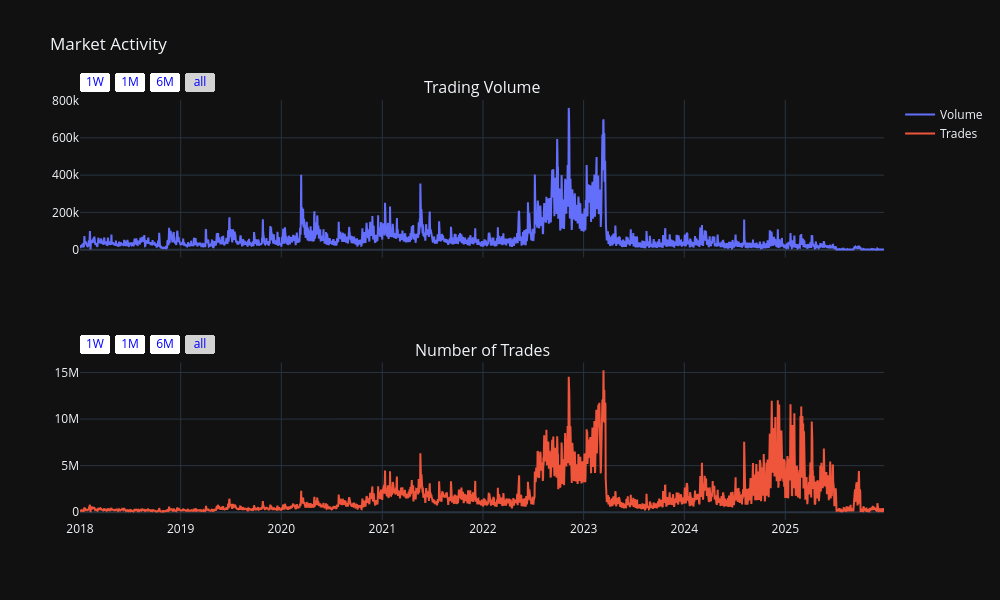

Source (notebook cell):
### Code cell
# VISUALIZATION - MARKET ACTIVITY

fig = make_subplots(
    rows=2, cols=1,
    subplot_titles=("Trading Volume", "Number of Trades"),
    shared_xaxes=True
)

fig.add_trace(go.Scatter(
    x=df.index, y=df['Volume'],
    mode='lines', name='Volume'
), row=1, col=1)

fig.add_trace(go.Scatter(
    x=df.index, y=df['Number of trades'],
    mode='lines', name='Trades'
), row=2, col=1)

fig.update_layout(
    height=600,
    width=1000,
    title_text="Market Activity",
    template="plotly_dark"
)

fig.update_xaxes(
    rangeselector=dict(
        buttons=[
            dict(count=7, label="1W", step="day", stepmode="backward"),
            dict(count=1, label="1M", step="month", stepmode="backward"),
            dict(count=6, label="6M", step="month", stepmode="backward"),
            dict(step="all")
        ],
        font=dict(color="blue"),
        bgcolor="white",
        activecolor="lightgray"
    )
)

fig.show()

### Figure 1 — Plotly figure (JSON) as saved in the notebook; plotly's stock layout.template omitted (floating-point values rounded to 4 significant figures; data arrays with more than 128 entries replaced by an {"elided": "..."} marker saying what was removed)
{"data": [{"mode": "lines", "name": "Volume", "type": "scatter", "x": {"elided": "2916 str values"}, "xaxis": "x", "y": {"elided": "2916 float values"}, "yaxis": "y"}, {"mode": "lines", "name": "Trades", "type": "scatter", "x": {"elided": "2916 str values"}, "xaxis": "x2", "y": {"elided": "2916 int values"}, "yaxis": "y2"}], "layout": {"annotations": [{"font": {"size": 16}, "showarrow": false, "text": "Trading Volume", "x": 0.5, "xanchor": "center", "xref": "paper", "y": 1, "yanchor": "bottom", "yref": "paper"}, {"font": {"size": 16}, "showarrow": false, "text": "Number of Trades", "x": 0.5, "xanchor": "center", "xref": "paper", "y": 0.375, "yanchor": "bottom", "yref": "paper"}], "height": 600, "title": {"text": "Market Activity"}, "width": 1000, "xaxis": {"anchor": "y", "domain": [0, 1], "matches": "x2", "rangeselector": {"activecolor": "lightgray", "bgcolor": "white", "buttons": [{"count": 7, "label": "1W", "step": "day", "stepmode": "backward"}, {"count": 1, "label": "1M", "step": "month", "stepmode": "backward"}, {"count": 6, "label": "6M", "step": "month", "stepmode": "backward"}, {"step": "all"}], "font": {"color": "blue"}}, "showticklabels": false}, "xaxis2": {"anchor": "y2", "domain": [0, 1], "rangeselector": {"activecolor": "lightgray", "bgcolor": "white", "buttons": [{"count": 7, "label": "1W", "step": "day", "stepmode": "backward"}, {"count": 1, "label": "1M", "step": "month", "stepmode": "backward"}, {"count": 6, "label": "6M", "step": "month", "stepmode": "backward"}, {"step": "all"}], "font": {"color": "blue"}}}, "yaxis": {"anchor": "x", "domain": [0.625, 1]}, "yaxis2": {"anchor": "x2", "domain": [0, 0.375]}}}
